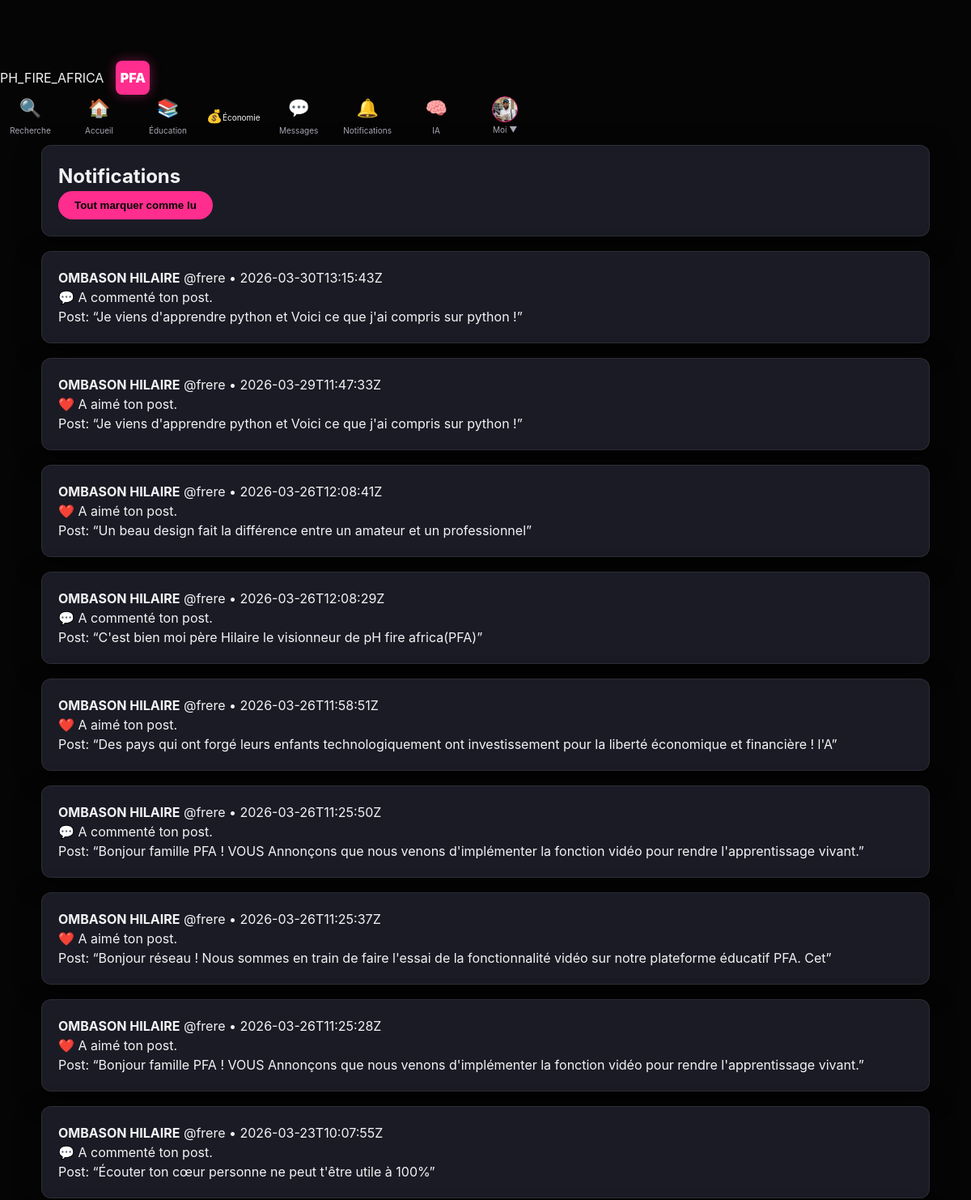
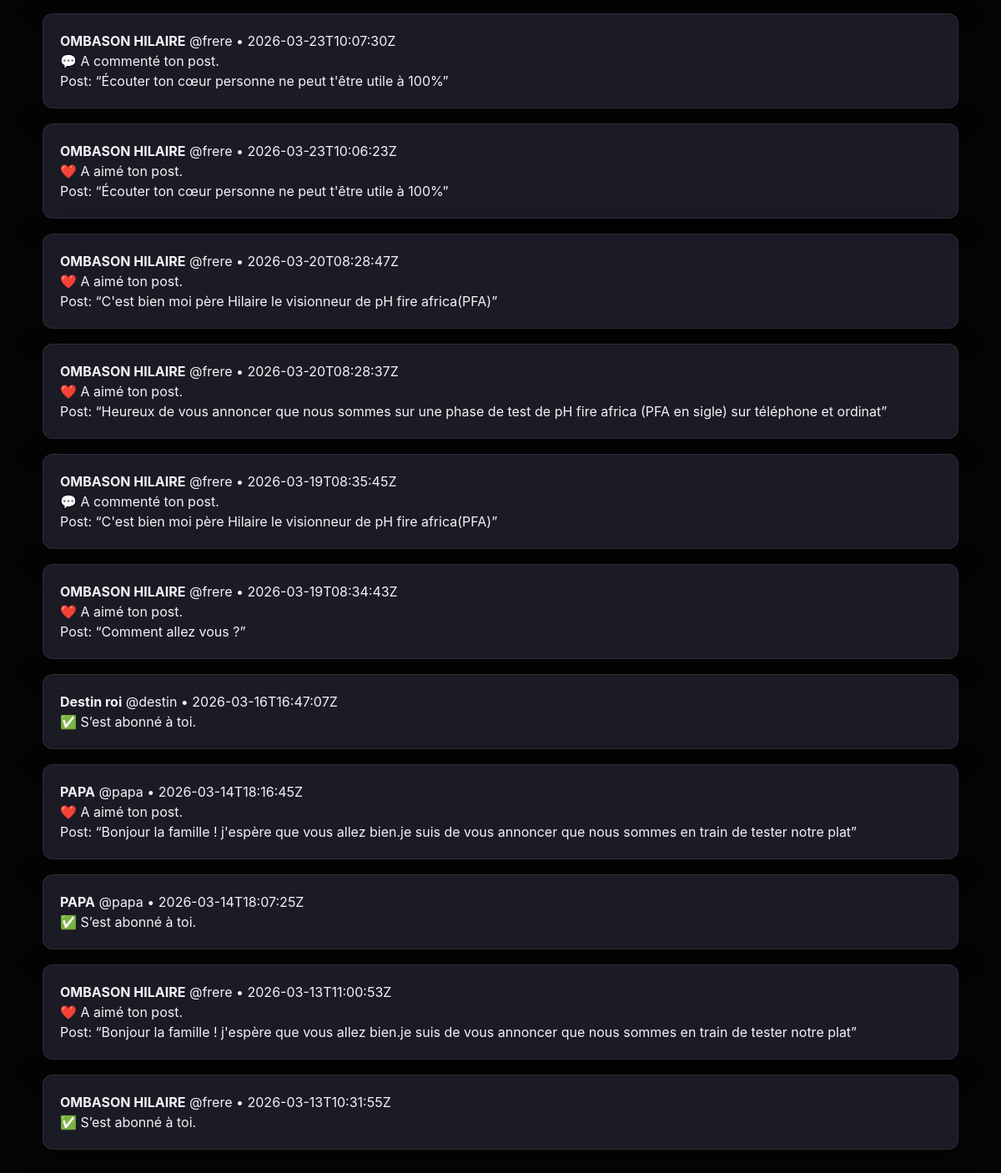
The app's page /notifications (signed in) with its own data (2 pictures, top to bottom).
### tables this page shows
CREATE TABLE users (
  id INTEGER PRIMARY KEY AUTOINCREMENT,
  username TEXT UNIQUE NOT NULL,
  identifier TEXT UNIQUE NOT NULL,
  display_name TEXT NOT NULL,
  bio TEXT DEFAULT '',
  password_hash TEXT NOT NULL,
  created_at TEXT NOT NULL
, profile_pic TEXT DEFAULT 'default_avatar.png', cover_pic TEXT DEFAULT 'default_cover.jpg', role TEXT DEFAULT 'apprenant', language TEXT DEFAULT 'fr', privacy_level TEXT DEFAULT 'public', video_pref TEXT DEFAULT 'data_saver');

CREATE TABLE notifications (
  id INTEGER PRIMARY KEY AUTOINCREMENT,
  user_id INTEGER NOT NULL,
  actor_id INTEGER NOT NULL,
  ntype TEXT NOT NULL,
  post_id INTEGER,
  created_at TEXT NOT NULL,
  is_read INTEGER NOT NULL DEFAULT 0,
  FOREIGN KEY (user_id) REFERENCES users(id) ON DELETE CASCADE,
  FOREIGN KEY (actor_id) REFERENCES users(id) ON DELETE CASCADE,
  FOREIGN KEY (post_id) REFERENCES posts(id) ON DELETE CASCADE
);

CREATE TABLE posts (
  id INTEGER PRIMARY KEY AUTOINCREMENT,
  user_id INTEGER NOT NULL,
  content TEXT NOT NULL,
  image_filename TEXT,
  created_at TEXT NOT NULL,
  FOREIGN KEY (user_id) REFERENCES users(id) ON DELETE CASCADE
);

### app.py (the view)
    @app.get("/notifications")
    @login_required
    def notifications():
        me = current_user()
        rows = db_all(
            "SELECT n.*, a.username AS actor_username, a.display_name AS actor_display_name, "
            "p.content AS post_content "
            "FROM notifications n "
            "JOIN users a ON a.id=n.actor_id "
            "LEFT JOIN posts p ON p.id=n.post_id "
            "WHERE n.user_id=? ORDER BY n.created_at DESC LIMIT 100",
            (me["id"],),
        )
        return render_template("notifications.html", notifications=rows)

### templates/notifications.html (shortened to what this page needs)
{% extends "base.html" %}
{% set title = "Notifications" %}
{% block content %}
<div class="card notif-head">
  <h2>Notifications</h2>
  <form method="post" action="{{ url_for('notifications_read_all') }}">
    <button class="btn btn-ghost" type="submit">Tout marquer comme lu</button>
  </form>
</div>
{% for n in notifications %}
  <div class="card notif {% if n.is_read == 0 %}notif-unread{% endif %}">
    <div class="notif-line">
      <b>{{ n.actor_display_name }}</b>
      <span class="muted">@{{ n.actor_username }}</span>
      <span class="muted small">• {{ n.created_at }}</span>
    </div>
    {% if n.ntype == 'follow' %}
      <div>✅ S’est abonné à toi.</div>
    {% elif n.ntype == 'like' %}
      <div>❤️ A aimé ton post.</div>
    {% elif n.ntype == 'comment' %}
      <div>💬 A commenté ton post.</div>
    {% endif %}
    {% if n.post_id %}
      <div class="muted small">Post: “{{ (n.post_content or '')[:120] }}”</div>
    {% endif %}
  </div>
{% endfor %}
{% endblock %}

### templates/base.html (shortened to what this page needs)
<!DOCTYPE html>
<html lang="fr">
<head>
  <link rel="stylesheet" href="{{ url_for('static', filename='style.css') }}">
</head>
<body>
  {% if me %}
  <div class="nav-left">
     <a href="{{ url_for('feed') }}" class="nav-logo">PH_FIRE_AFRICA</a>
    <a href="{{ url_for('feed') }}" class="logo-pfa">PFA</a>
  </div>
      <nav class="nav-icons-group">
      <a href="{{ url_for('rechercher') }}" class="nav-link-icon" title="Rechercher">
      <span class="icon">🔍</span><span class="nav-text">Recherche</span></a>
      <a href="{{ url_for('feed') }}" class="nav-link-icon" title="Accueil">
      <span class="icon">🏠</span><span class="nav-text">Accueil</span></a>
      <a href="{{ url_for('academie_home') }}" class="nav-link-icon" title="Éducation">
      <span class="icon">📚</span><span class="nav-text">Éducation</span></a>
      <a href="{{ url_for('wallet') }}" class="nav-icon" title="Économie">
      <span class="icon">💰</span><span class="nav-text">Économie</span></a>
      <a href="{{ url_for('messages') }}" class="nav-link-icon" title="Messages">
    <span class="icon">💬</span>
    <span class="nav-text">Messages</span>
</a>
<a href="{{ url_for('notifications') }}" class="nav-link-icon" title="Notifications">
    <span class="icon">🔔</span>
    <span class="nav-text">Notifications</span>
</a>
      <a href="{{ url_for('tuteur_view') }}" class="nav-link-icon" title="IA Mwalimu">
      <span class="icon">🧠</span><span class="nav-text">IA</span></a>
      <a href="{{ url_for('profile', username=me.username) }}" class="nav-link-icon profile-link">
      <img src="{{ url_for('static', filename='uploads/' ~ me.profile_pic) }}" class="avatar-nav" onerror="this.src='https://ui-avatars.com/api/?name={{ me.display_name }}&background=ff2d8d&color=fff'">
      <span class="nav-text">Moi ▼</span></a>
    </nav>
  {% endif %}
  <main class="container">
    {% block content %}{% endblock %}
  </main>
</body>
</html>

### static/style.css (style rules this page uses)
:root { --bg: #050505; --panel: #1b1b25; --panel-glass: rgba(27, 27, 37, 0.95); --accent: #ff2d8d; --text: #f3f3f6; --muted: #a7a7b4; --border: rgba(255, 255, 255, 0.08); --radius: 12px; --shadow: 0 8px 30px rgba(0, 0, 0, 0.5); --ph-rose: #ff2d8d; --nav-bg: #1b1b25; --nav-height: 65px; }
body { padding-top: var(--nav-height); background-color: #050505; }
* { box-sizing: border-box; margin: 0; padding: 0; }
html, body { max-width: 100vw; overflow-x: hidden; background-color: var(--bg); color: var(--text); font-family: 'Inter', system-ui, -apple-system, sans-serif; line-height: 1.5; }
body { padding-top: 75px; }
a { color: inherit; text-decoration: none; transition: 0.3s; }
img { max-width: 100%; height: auto; display: block; object-fit: cover; }
.nav-left { display: flex; align-items: center; gap: 15px; }
.logo-pfa { background-color: var(--accent); color: #ffffff; width: 42px; height: 42px; display: flex; align-items: center; justify-content: center; border-radius: 8px; font-weight: 900; font-size: 16px; box-shadow: 0 0 15px rgba(255, 45, 141, 0.4); }
.nav-icons-group { display: flex; height: 100%; align-items: center; }
.nav-link-icon { display: flex; flex-direction: column; align-items: center; justify-content: center; min-width: 75px; height: 100%; color: var(--muted); font-size: 11px; position: relative; }
.nav-link-icon .icon { font-size: 22px; margin-bottom: 2px; }
.container { max-width: 1128px; margin: 0 auto; padding: 10px 15px; }
.card { background: var(--panel); border: 1px solid var(--border); border-radius: var(--radius); padding: 20px; margin-bottom: 18px; box-shadow: var(--shadow); }
.avatar-nav, .avatar-micro, .avatar-chat { border-radius: 50% !important; aspect-ratio: 1/1; border: 1.5px solid var(--accent); }
.btn { background: var(--accent); color: #000; padding: 10px 20px; border-radius: 30px; font-weight: 800; border: none; cursor: pointer; }
.avatar-nav { width: 32px !important; height: 32px !important; min-width: 32px !important; border-radius: 50% !important; object-fit: cover; border: 1.5px solid var(--accent); }
.nav-icons-group { display: flex; align-items: center; gap: 10px; }
.nav-text { font-size: 10px; margin-top: 2px; }
.nav-link-icon { position: relative; }

### records on screen
users: profile_pic (picture)
notifications: actor_display_name "OMBASON HILAIRE", actor_username "frere", created_at "2026-03-30T13:15:43Z", ntype "💬 A commenté ton post."
posts: content "Je viens d'apprendre python et Voici ce que j'ai compris sur python !"
notifications: actor_display_name "OMBASON HILAIRE", actor_username "frere", created_at "2026-03-29T11:47:33Z", ntype "❤️ A aimé ton post."
notifications: actor_display_name "OMBASON HILAIRE", actor_username "frere", created_at "2026-03-26T12:08:41Z", ntype "❤️ A aimé ton post."
posts: content "Un beau design fait la différence entre un amateur et un professionnel"
notifications: actor_display_name "OMBASON HILAIRE", actor_username "frere", created_at "2026-03-26T12:08:29Z", ntype "💬 A commenté ton post."
posts: content "C'est bien moi père Hilaire le visionneur de pH fire africa(PFA)"
notifications: actor_display_name "OMBASON HILAIRE", actor_username "frere", created_at "2026-03-26T11:58:51Z", ntype "❤️ A aimé ton post."
posts: content "Des pays qui ont forgé leurs enfants technologiquement ont investissement pour la liberté économique et financière ! l'A"
notifications: actor_display_name "OMBASON HILAIRE", actor_username "frere", created_at "2026-03-26T11:25:50Z", ntype "💬 A commenté ton post."
posts: content "Bonjour famille PFA ! VOUS Annonçons que nous venons d'implémenter la fonction vidéo pour rendre l'apprentissage vivant."
notifications: actor_display_name "OMBASON HILAIRE", actor_username "frere", created_at "2026-03-26T11:25:37Z", ntype "❤️ A aimé ton post."
posts: content "Bonjour réseau ! Nous sommes en train de faire l'essai de la fonctionnalité vidéo sur notre plateforme éducatif PFA. Cet"
notifications: actor_display_name "OMBASON HILAIRE", actor_username "frere", created_at "2026-03-26T11:25:28Z", ntype "❤️ A aimé ton post."
notifications: actor_display_name "OMBASON HILAIRE", actor_username "frere", created_at "2026-03-23T10:07:55Z", ntype "💬 A commenté ton post."
posts: content "Écouter ton cœur personne ne peut t'être utile à 100%"
notifications: actor_display_name "OMBASON HILAIRE", actor_username "frere", created_at "2026-03-23T10:07:30Z", ntype "💬 A commenté ton post."
notifications: actor_display_name "OMBASON HILAIRE", actor_username "frere", created_at "2026-03-23T10:06:23Z", ntype "❤️ A aimé ton post."
notifications: actor_display_name "OMBASON HILAIRE", actor_username "frere", created_at "2026-03-20T08:28:47Z", ntype "❤️ A aimé ton post."
notifications: actor_display_name "OMBASON HILAIRE", actor_username "frere", created_at "2026-03-20T08:28:37Z", ntype "❤️ A aimé ton post."
posts: content "Heureux de vous annoncer que nous sommes sur une phase de test de pH fire africa (PFA en sigle) sur téléphone et ordinat"
notifications: actor_display_name "OMBASON HILAIRE", actor_username "frere", created_at "2026-03-19T08:35:45Z", ntype "💬 A commenté ton post."
notifications: actor_display_name "OMBASON HILAIRE", actor_username "frere", created_at "2026-03-19T08:34:43Z", ntype "❤️ A aimé ton post."
posts: content "Comment allez vous ?"
notifications: actor_display_name "Destin roi", actor_username "destin", created_at "2026-03-16T16:47:07Z", ntype "✅ S’est abonné à toi."
notifications: actor_display_name "PAPA", actor_username "papa", created_at "2026-03-14T18:16:45Z", ntype "❤️ A aimé ton post."
posts: content "Bonjour la famille ! j'espère que vous allez bien.je suis de vous annoncer que nous sommes en train de tester notre plat"
notifications: actor_display_name "PAPA", actor_username "papa", created_at "2026-03-14T18:07:25Z", ntype "✅ S’est abonné à toi."
notifications: actor_display_name "OMBASON HILAIRE", actor_username "frere", created_at "2026-03-13T11:00:53Z", ntype "❤️ A aimé ton post."
notifications: actor_display_name "OMBASON HILAIRE", actor_username "frere", created_at "2026-03-13T10:31:55Z", ntype "✅ S’est abonné à toi."
